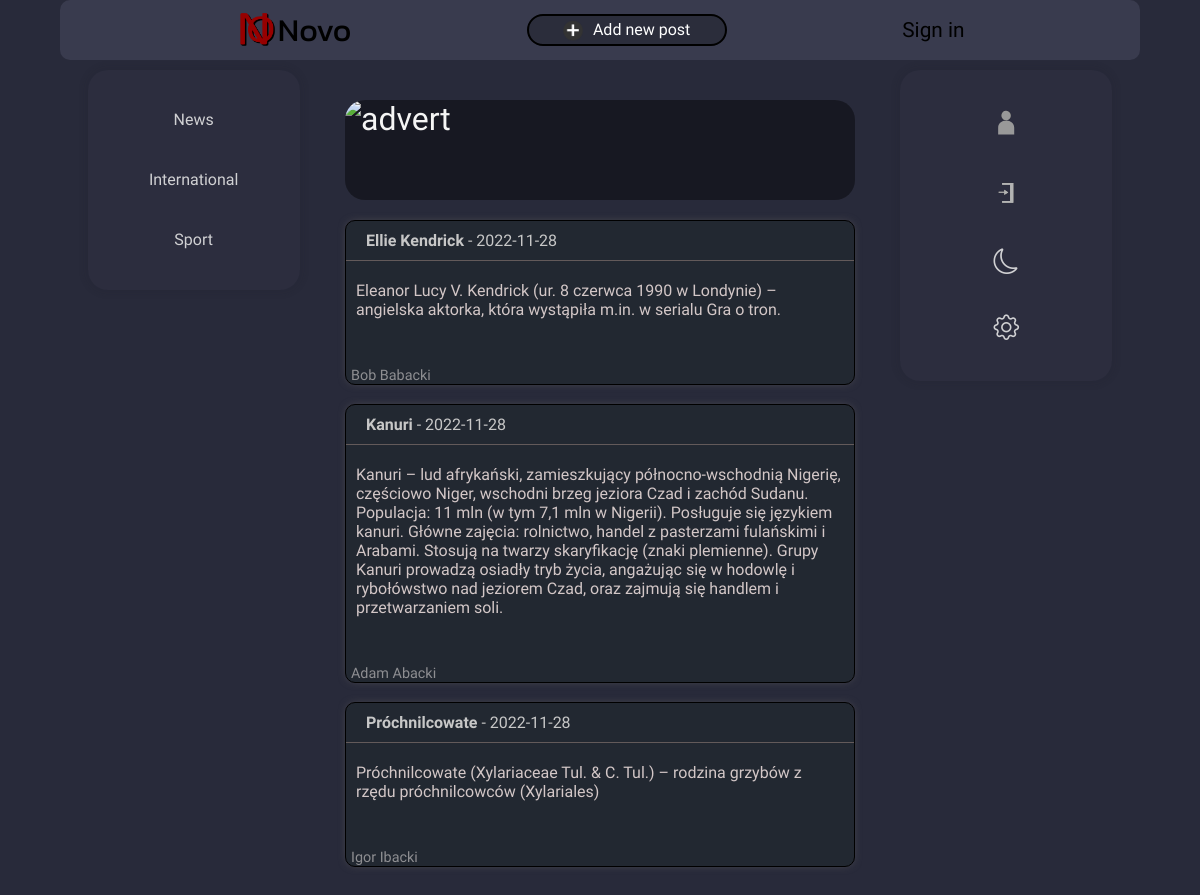
The page / on the database its author committed.
### tables this page shows
CREATE TABLE `post` (
  `id` int(10) NOT NULL,
  `nazwa` varchar(50) NOT NULL,
  `tresc` text NOT NULL,
  `data_dodania` date NOT NULL,
  `uzytkownik_imie` varchar(40) NOT NULL,
  `uzytkownik_nazwisko` varchar(50) NOT NULL
);

### posty2.php (the view, shortened to what this page needs)
<?php
$a = new mysqli("localhost","root","","serwis");
if ($b=$a->query("SELECT nazwa, tresc, data_dodania, uzytkownik_imie, uzytkownik_nazwisko FROM post;"))
{
    while($c=$b->fetch_assoc())
    {
        echo '<div class="post"><div class="header"><p id="head"><b>'.$c['nazwa'].'</b> - '.$c['data_dodania'].'</p></div> <div class="content">'.$c['tresc'].' </div><br><br><div class="surname">'.$c['uzytkownik_imie'].' '.$c['uzytkownik_nazwisko'].'</div></div><br>';
    }
}
?>

### index.php (shortened to what this page needs)
<!DOCTYPE html>
<html lang="pl">
<head>
    <link rel="stylesheet" href="style.css">
    <link rel="stylesheet" href="https://cdn.jsdelivr.net/npm/bootstrap-icons@1.10.2/font/bootstrap-icons.css">
</head>
<body>
    <div class="container">
        <header>
            <div class="mini-logo"><img src="novo2-c.svg"/>Novo</div>
            <a href="index2.php"> <div class="add-post"><img src="add.svg" width="10%">Add new post</div> </a>
            <div class="login">Sign in</div>
        </header>
        <div class="con2">
        <nav class="icons height">
            <div class="item">News</div>
            <div class="item">International</div>
            <div class="item">Sport</div>
        </nav>
        <main>
            <div class="advert">
                <img src="advert.png" alt="advert"/>
            </div>
            <?php include 'posty2.php'?>
        </main>
        <nav class="icons">
            <div class="item"><div class="icon"><img src="log.svg" width="10%"></div><div class="label">User</div></div>
            <div class="item"><div class="icon"><img src="ulog.svg" width="10%"></div><div class="label">Home</div></div>
            <div class="item"><div class="icon"><i class="bi bi-moon"></i></div><div class="label">Night Mode</div></div>
            <div class="item"><div class="icon"> <i class="bi bi-gear"></i></div><div class="label">Settings</div></div>
        </nav>
    </div>
    </div>
</body>
</html>

### style.css (style rules this page uses)
* { box-sizing: border-box; margin: 0; font-family: "Heebo", sans-serif; }
body { background-color: #282a3a; }
.container { max-width: 1080px; margin: auto; height: 100%; position: relative; }
header { width: 100%; height: 60px; background-color: #393b4e; display: flex; justify-content: space-evenly; align-items: center; border-radius: 10px; }
header .mini-logo { display: flex; align-items: center; height: 100%; font-size: 2rem; font-family: "Kanit", sans-serif; }
.mini-logo img { height: 100%; }
a, a:link, a:visited { color: white; text-decoration: none; }
.add-post { width: 100px; height: 70%; display: flex; justify-content: center; align-items: center; position: relative; width: 200px; border-radius: 20px; text-indent: 10px; color: white; border: 2px solid black; background-color: rgba(0, 0, 0, 0.24); cursor: pointer; }
.login { font-size: 1.3rem; }
nav { width: 20%; height: fit-content; }
main { width: 50%; padding: 10px; }
.con2 { display: flex; padding: 10px; position: relative; height: 100%; justify-content: space-around; }
nav.icons { position: sticky; top: 20px; left: 0; text-align: center; padding: 10px 5px; min-height: 300px; border-radius: 20px; box-shadow: 0 0 5px 5px #1d1e2718; background-color: #34354650; }
.height { min-height: auto !important; }
.advert { width: 100%; background-color: rgba(0, 0, 0, 0.418); height: 100px; border-radius: 20px; margin: 20px 0; display: flex; align-items: center; justify-content: center; font-size: 2rem; color: whitesmoke; }
.advert img { width: 100%; height: 100%; border-radius: 20px; }
.post { width: 100%; border: 1px solid black; box-shadow: 0 0 10px -3px rgb(94, 91, 91); height: auto; min-height: 100px; border-radius: 10px; background-color: #222831; }
.post .header { width: 100%; padding: 10px 20px; display: flex; justify-content: space-between; color: rgb(199, 199, 199); border-bottom: 1px solid rgb(99, 90, 90); }
.content { padding: 10px; margin-top: 10px; color: rgb(211, 199, 199); }
.icons .item { width: 100%; color: rgba(233, 233, 233, 0.87); margin: 20px 0; min-height: 40px; padding: 10px; cursor: pointer; }
.icons .item i::before { font-size: 1.6rem; }
.surname { font-weight: 100; color: rgba(209, 207, 207, 0.616); margin: 0; text-indent: 5px; font-size: 0.9rem; }

### rows shown on the page
post: nazwa "Ellie Kendrick", data_dodania "2022-11-28", tresc "Eleanor Lucy V. Kendrick (ur. 8 czerwca 1990 w Londynie) – angielska aktorka, która wystąpiła m.in. w serialu Gra o tron.", uzytkownik_imie "Bob", uzytkownik_nazwisko "Babacki"
post: nazwa "Kanuri", data_dodania "2022-11-28", tresc "Kanuri – lud afrykański, zamieszkujący północno-wschodnią Nigerię, częściowo Niger, wschodni brzeg jeziora Czad i zachód Sudanu. Populacja: 11 mln (w tym 7,1 mln w Nigerii). Posługuje się językiem kanuri. Główne zajęcia: rolnictwo, handel z pasterzami fulańskimi i Arabami. Stosują na twarzy skaryfikację (znaki plemienne). Grupy Kanuri prowadzą osiadły tryb życia, angażując się w hodowlę i rybołówstwo nad jeziorem Czad, oraz zajmują się handlem i przetwarzaniem soli.", uzytkownik_imie "Adam", uzytkownik_nazwisko "Abacki"
post: nazwa "Próchnilcowate", data_dodania "2022-11-28", tresc "Próchnilcowate (Xylariaceae Tul. & C. Tul.) – rodzina grzybów z rzędu próchnilcowców (Xylariales)", uzytkownik_imie "Igor", uzytkownik_nazwisko "Ibacki"
